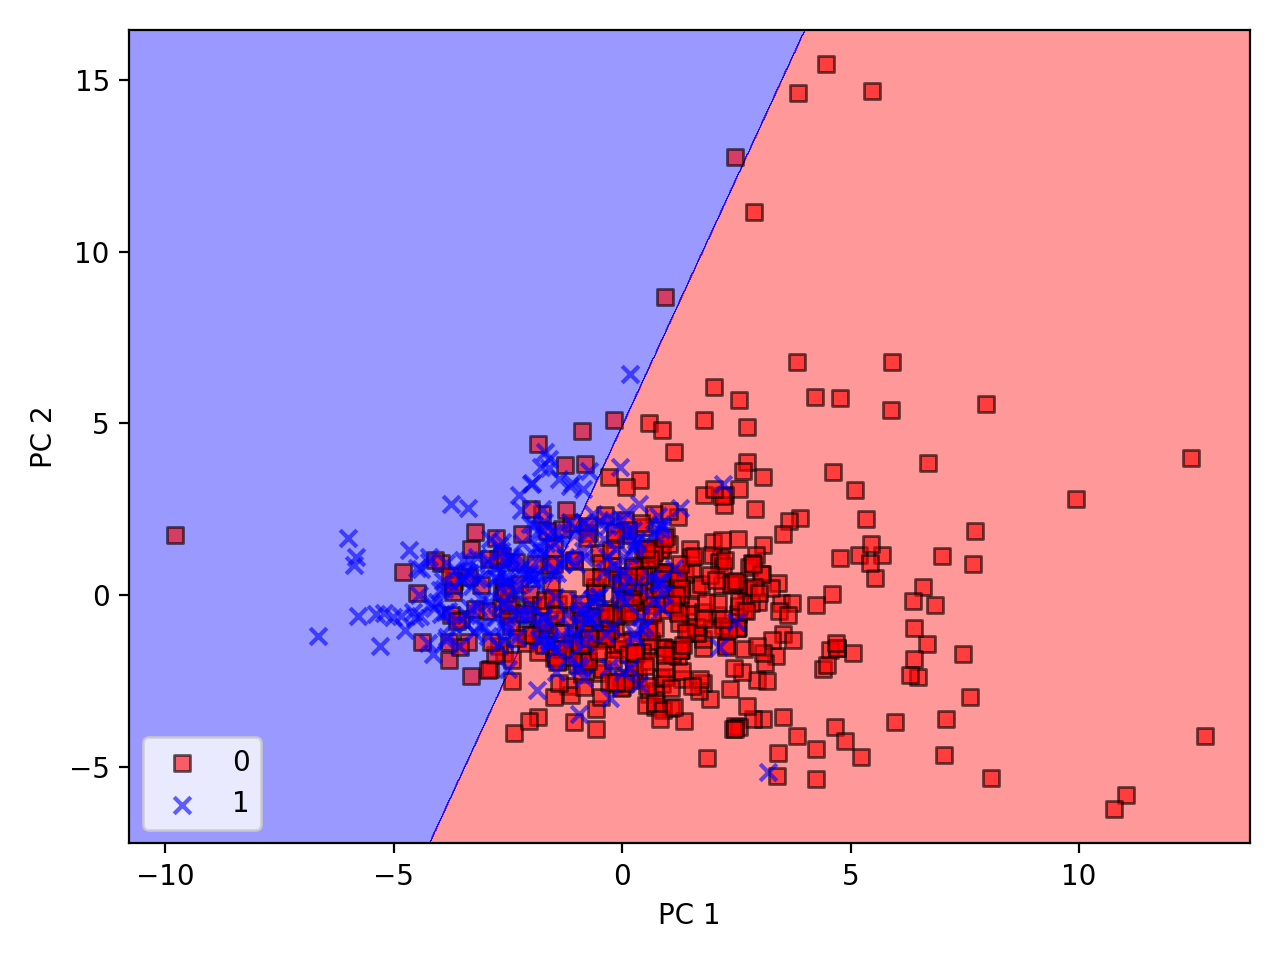

Recreate this plot in Python.
import pandas as pd
import matplotlib.pyplot as plt
from mlxtend.plotting import scatterplotmatrix
import numpy as np
import seaborn as sns
from mlxtend.plotting import heatmap
from matplotlib.colors import ListedColormap
from sklearn.linear_model import LogisticRegression
from sklearn.decomposition import PCA
from sklearn.preprocessing import StandardScaler
from sklearn.feature_selection import SelectFromModel
from sklearn.model_selection import train_test_split
from sklearn.impute import SimpleImputer
import sys


df = pd.read_csv("NewBioDeg.csv", header=None)

df.columns = [ 
    "SpMax_L",
    "J_Dz(e)",
    "nHM",
    "F01[N-N]",
    "F04[C-N]",
    "NssssC",
    "nCb-",
    "C%",
    "nCp",
    "n0",
    "F03[C-N]",
    "SdssC",
    "HyWi_B(m)",
    "LOC",
    "SM6_L",
    "F03[C-0]",
    "Me",
    "Mi",
    "nN-N",
    "nArN02",
    "nCRX3",
    "SpPosA_B(p)",
    "nCIR",
    "B01[C-Br]",
    "B03[C-Cl]",
    "N-073",
    "SpMax_A",
    "Psi_i_1d",
    "B04[C-Br]",
    "Sd0",
    "TI2_L",
    "NCrt",
    "C-026",
    "F02[C-N]",
    "nHDon",
    "SpMax_B(m)",
    "Psi_i_A",
    "nN",
    "SM6_B(m)",
    "nArC00R",
    "nX",
    "ready"

] 

#perform imputation to fill in missing data
df['ready'] = df['ready'].replace(to_replace={"NRB":0, "RB":1})
imr_frequent = SimpleImputer(missing_values=np.nan)
imr_frequent = imr_frequent.fit(df[[i for i in list(df.columns) if i != "ready"]].values)
df[[i for i in list(df.columns) if i != "ready"]] = pd.DataFrame(data=imr_frequent.transform(df[[i for i in list(df.columns) if i != "ready"]].values))

# df.info()

X = df[[i for i in list(df.columns) if i != "ready"]]
y = df['ready']

feat_labels = X.columns

# Splitting data into training and testing 
X_train, X_test, y_train, y_test = train_test_split(X, y, test_size=0.3, 
                     stratify=y,
                     random_state=0)

# standardizing the dataset                     
stdsc = StandardScaler()
X_train_std = stdsc.fit_transform(X_train)
X_test_std = stdsc.transform(X_test)

# plotting 

def plot_decision_regions(X, y, classifier, resolution=0.02):
    
    # setup marker generator and color map
    markers = ('s', 'x', 'o', '^', 'v')
    colors = ('red', 'blue', 'lightgreen', 'gray', 'cyan') 
    cmap = ListedColormap(colors[:len(np.unique(y))])

    # plot the decision surface
    x1_min, x1_max = X[:, 0].min() - 1, X[:, 0].max() + 1
    x2_min, x2_max = X[:, 1].min() - 1, X[:, 1].max() + 1
    xx1, xx2 = np.meshgrid(np.arange(x1_min, x1_max, resolution),
                        np.arange(x2_min, x2_max, resolution))                    
    Z = classifier.predict(np.array([xx1.ravel(), xx2.ravel()]).T)
    Z = Z.reshape(xx1.shape)
    plt.contourf(xx1, xx2, Z, alpha=0.4, cmap=cmap) 
    plt.xlim(xx1.min(), xx1.max()) 
    plt.ylim(xx2.min(), xx2.max())

    # plot examples by class
    for idx, cl in enumerate(np.unique(y)):
        plt.scatter(x=X[y == cl, 0], y=X[y == cl, 1], alpha=0.6, color=cmap(idx), 
                    edgecolor='black', marker=markers[idx], label=cl)


# initializing the PCA transformer and logistic regression estimator

pca = PCA(n_components = 2)
lr = LogisticRegression(multi_class = 'ovr',
                        random_state = 1,
                        solver = 'lbfgs')

X_train_pca = pca.fit_transform(X_train_std)
X_test_pca = pca.transform(X_test_std)
lr.fit(X_train_pca, y_train)
plot_decision_regions(X_train_pca, y_train, classifier = lr)

plt.xlabel('PC 1')
plt.ylabel('PC 2')
plt.legend(loc='lower left')
plt.tight_layout()
plt.show()
